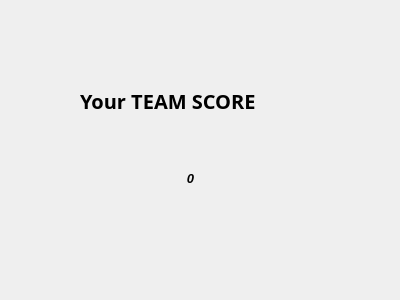
<?xml version="1.0" encoding="UTF-8"?>
<ui version="4.0">
 <class>Form</class>
 <widget class="QWidget" name="Form">
  <property name="geometry">
   <rect>
    <x>0</x>
    <y>0</y>
    <width>400</width>
    <height>300</height>
   </rect>
  </property>
  <property name="windowTitle">
   <string>Form</string>
  </property>
  <widget class="QLabel" name="label">
   <property name="geometry">
    <rect>
     <x>80</x>
     <y>50</y>
     <width>281</width>
     <height>101</height>
    </rect>
   </property>
   <property name="font">
    <font>
     <family>MV Boli</family>
     <pointsize>15</pointsize>
     <weight>75</weight>
     <bold>true</bold>
    </font>
   </property>
   <property name="text">
    <string>Your TEAM SCORE</string>
   </property>
  </widget>
  <widget class="QLabel" name="final_score">
   <property name="geometry">
    <rect>
     <x>130</x>
     <y>170</y>
     <width>121</width>
     <height>16</height>
    </rect>
   </property>
   <property name="font">
    <font>
     <pointsize>10</pointsize>
     <weight>75</weight>
     <italic>true</italic>
     <bold>true</bold>
    </font>
   </property>
   <property name="text">
    <string>0</string>
   </property>
   <property name="alignment">
    <set>Qt::AlignCenter</set>
   </property>
  </widget>
 </widget>
 <resources/>
 <connections/>
</ui>
